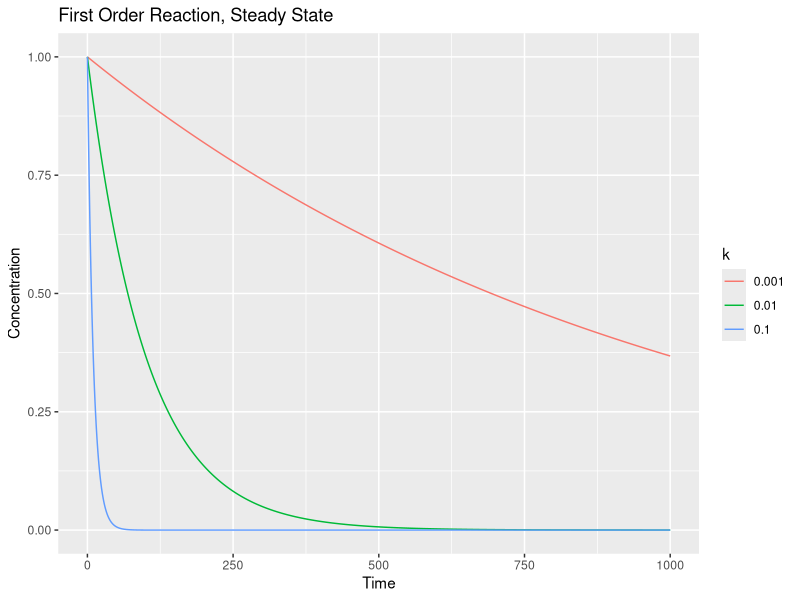
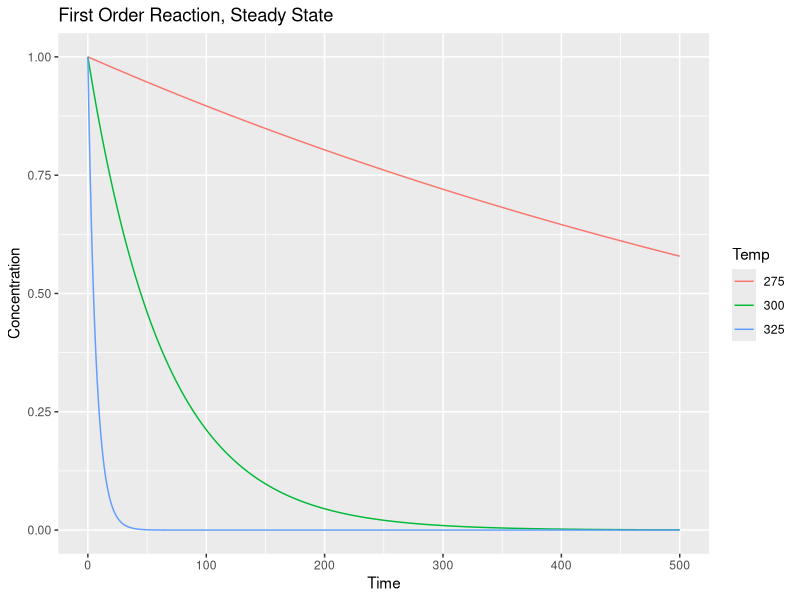
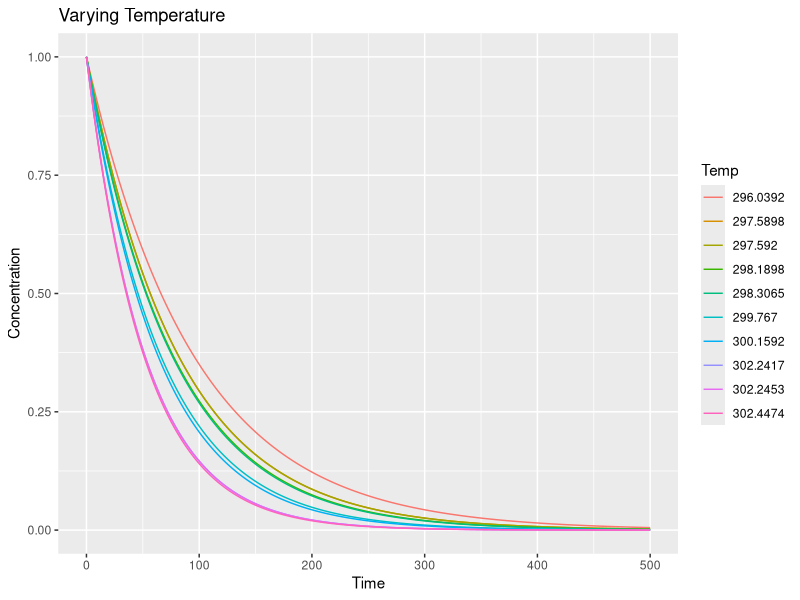
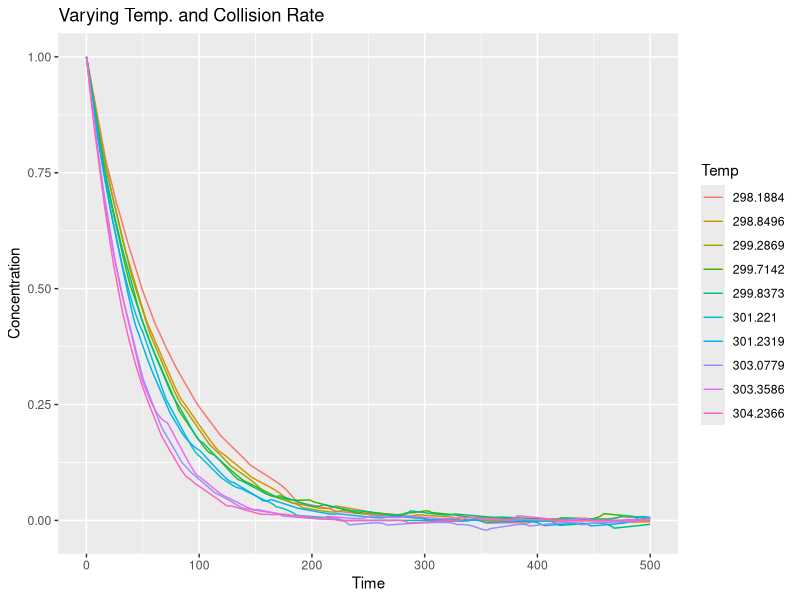

R code for these plots, in order:
## ---- chunk 1
knitr::opts_chunk$set(echo = TRUE)
library(ggplot2)
library(deSolve)
## ---- chunk 2
SIR <- function(time,state,parameters) {
  with(as.list(c(state,parameters)),
       {
         dCdt = -k * C
         return(list(c(dCdt))) 
       })}

state <- c(C=1) #initial conditions for odes
time <-seq(from = 0, to = 1000, length.out = 1001)
result = NULL
for(k in c(0.001, 0.01, 0.1)) {
  out.test = ode(y=state, times=time,
              func=SIR, parms=c(k = k))
  result = rbind(result, cbind(k=k, out.test))
}

result.df = as.data.frame(result)
result.df$k = as.factor(result.df$k)
ggplot(result.df, aes(x=time, y=C, group=k, color=k)) +
  geom_line() +
  ggtitle('First Order Reaction, Steady State') +
  ylab('Concentration') +
  xlab('Time')

## ---- chunk 3
A = 7.2e10
E = 72751.96
R = 8.31451
T = 400

k.arrhenius = function(A, E, R, T) {A*exp(1)^(-E/(R*T))}

state <- c(C=1) #initial conditions for odes
time <-seq(from = 0, to = 500, length.out = 501)
result = NULL
for(T in c(275, 300, 325)) {
  k = k.arrhenius(A,E,R,T)
  out.test = ode(y=state, times=time,
              func=SIR, parms=c(k = k))
  result = rbind(result, cbind(k=k, Temp=T, out.test))
}

result.df = as.data.frame(result)
result.df$Temp = as.factor(result.df$Temp)
ggplot(result.df, aes(x=time, y=C, group=Temp, color=Temp)) +
  geom_line() +
  ggtitle('First Order Reaction, Steady State') +
  ylab('Concentration') +
  xlab('Time')
## ---- chunk 4
print(cbind(Temp=c(275, 300, 325),
            k = c(k.arrhenius(A,E,R,275),
                  k.arrhenius(A,E,R,300),
                  k.arrhenius(A,E,R,325))))
## ---- chunk 5
result = NULL
for(T in round(300 + rnorm(10, 0, 2.5), 4)) {
  k = k.arrhenius(A,E,R,T)
  out.test = ode(y=state, times=time,
              func=SIR, parms=c(k = k))
  result = rbind(result, cbind(k=k, Temp=T, out.test))
}

result.df = as.data.frame(result)
result.df$Temp = as.factor(result.df$Temp)
ggplot(result.df, aes(x=time, y=C, group=Temp, color=Temp)) +
  geom_line() +
  ggtitle('Varying Temperature') +
  ylab('Concentration') +
  xlab('Time')
## ---- chunk 6

SIR.noise <- function(time,state,parameters) {
  with(as.list(c(state,parameters)),
       {
         dCdt = (-k + runif(1, -5e-5, 5e-5)) * C
         return(list(c(dCdt))) 
       })}

result = NULL
for(T in round(300 + rnorm(10, 0, 2.5), 4)) {
  k = k.arrhenius(A,E,R,T)
  out.test = ode(y=state, times=time,
              func=SIR.noise, parms=c(k = k))
  result = rbind(result, cbind(k=k, Temp=T, out.test))
}

result.df = as.data.frame(result)
result.df$Temp = as.factor(result.df$Temp)
ggplot(result.df, aes(x=time, y=C, group=Temp, color=Temp)) +
  geom_line() +
  ggtitle('Varying Temp. and Collision Rate') +
  ylab('Concentration') +
  xlab('Time')
